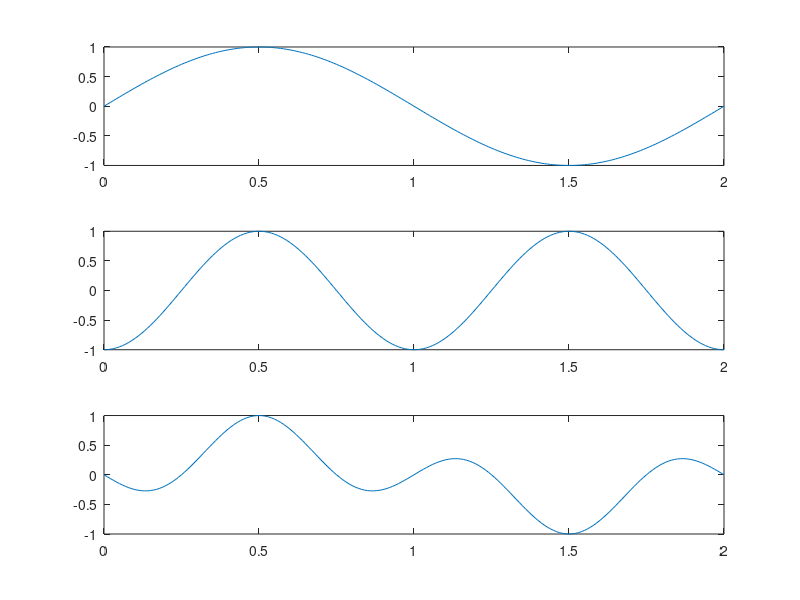

Write the MATLAB code that produced this figure.
T=100;
t=0:1/T:2;
f1=1;
f2=2;
pha2=1.5*pi;
y1=sin(f1*pi*t);
subplot(3,1,1)
plot(t,y1)
y2=sin(f2*pi*t+ pha2);
subplot(3,1,2)
plot(t,y2)
y3=y1.*y2;
subplot(3,1,3)
plot(t,y3)
